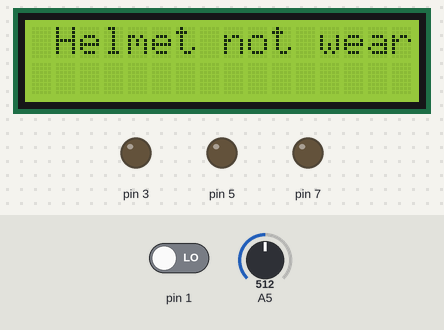
Bench run of a sketch on a simulated Arduino Uno, built with avr-gcc and run on an emulated ATmega328P. Shown: 16×2 character LCD, output pins drawn as LEDs (lit = HIGH). The test bench sets the inputs (shaded band); at power-on: pin 1 LOW, A5 = 512.

Above: at 1.2 s.
1.3 s: pin 1 driven HIGH
At 6.9 s:
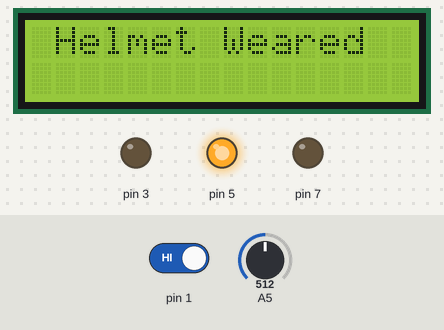
7.4 s: A5 set to 127
At 8.4 s:
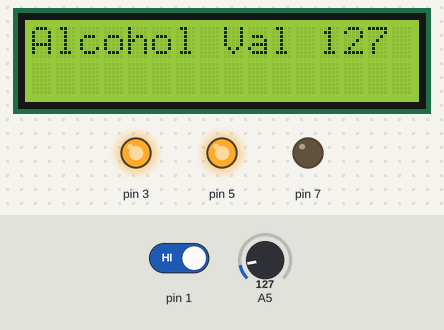
13.5 s: A5 set to 111
At 16.2 s:
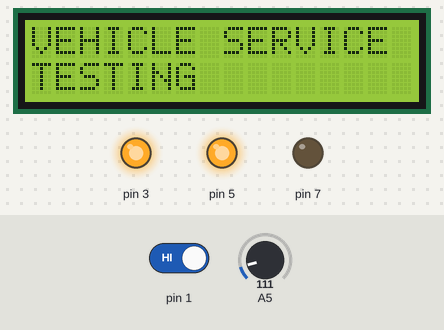
23.9 s: pin 1 driven LOW
At 28.7 s:
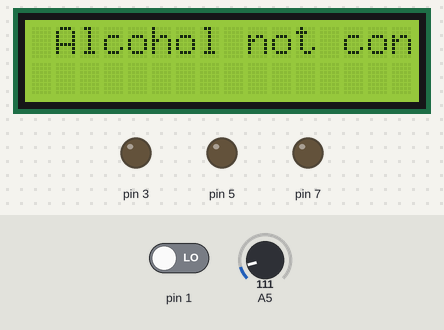
33.9 s: A5 set to 122
At 37.6 s:
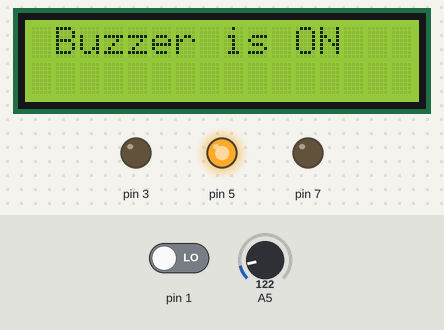
Timing chart, 0 to 44.9 s (numbered marks = the images above; inputs shaded):
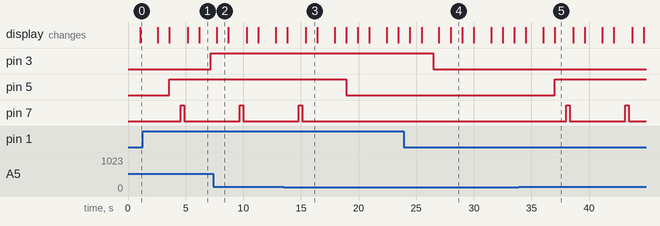

The sketch:

vehicle_testing.ino
```cpp
#include<LiquidCrystal.h>
LiquidCrystal lcd(13,12,11,10,9,8);
void setup() {
 pinMode(A5,INPUT);
 lcd.begin(16,2);
 pinMode(7,OUTPUT);
 pinMode(5,OUTPUT);
 pinMode(3,OUTPUT);
 pinMode(1,INPUT);
}

void loop() {
  lcd.clear();
  int swt = digitalRead(1);
  lcd.setCursor(0,0);
  lcd.print("VEHICLE SERVICE ");
  lcd.setCursor(0,1);
  lcd.print("TESTING");
  delay(1000);
  if ( swt == 1){
    lcd.clear();
    lcd.print("Helmet Weared");
    lcd.scrollDisplayRight();
    delay(1000);
    digitalWrite(3,1);
    delay(500);
    }
  else{
    lcd.clear();
    digitalWrite(7,0);
    lcd.setCursor(0,0);
    lcd.print("Helmet not weared");
    lcd.scrollDisplayRight();
    delay(1000);
    digitalWrite(3,0);
    delay(500);
    }
  int ad = analogRead(A5);
  lcd.clear();
  lcd.setCursor(0,0);
  lcd.print("Alcohol Val");
  lcd.setCursor(12,0);
  lcd.print(ad);
  delay(1000);
  if ( ad > 120){
    lcd.clear();
    digitalWrite(5,1);
    lcd.print("Buzzer is ON");
    lcd.scrollDisplayRight();
    delay(1000);
    digitalWrite(7,1);
    delay(300);
    digitalWrite(7,0);
    delay(300);
    }
  else{
    lcd.clear();
    digitalWrite(5,0);
    lcd.setCursor(0,0);
    lcd.print("Alcohol not consumed");
    lcd.scrollDisplayRight();
    delay(1000);
  }
}
```

Measured:
- the behaviour switches between 121 and 120 on A5 (found by bisection; images 2 and 3)
- after the input at 1.3 s, pin 3: LOW → HIGH after 5.9 s; the display: first differs from a run without the input after 4.9 s (image 1)
- after the input at 13.5 s, pin 5: HIGH → LOW after 5.4 s; pin 7: goes on until 15.1 s, then stays LOW
- after the input at 23.9 s, pin 3: HIGH → LOW after 2.6 s; the display: first differs from a run without the input after 1.6 s (image 4 shows a later state)
- after the input at 33.9 s, pin 5: LOW → HIGH after 3.1 s; pin 7: alternates HIGH for 0.30 s and LOW for 4.8 s, starting after 4.1 s
- what the display in image 2 shows lasts 1.0 s, from 7.7 s to 8.7 s
